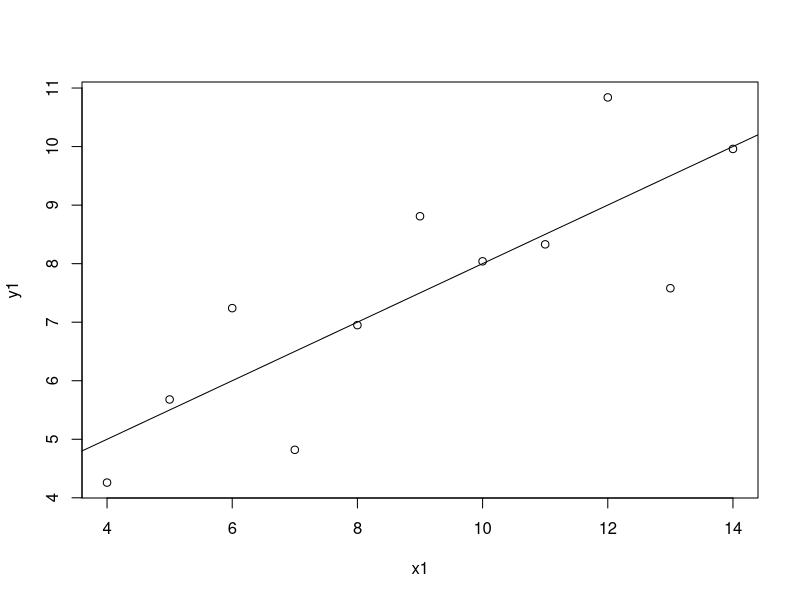
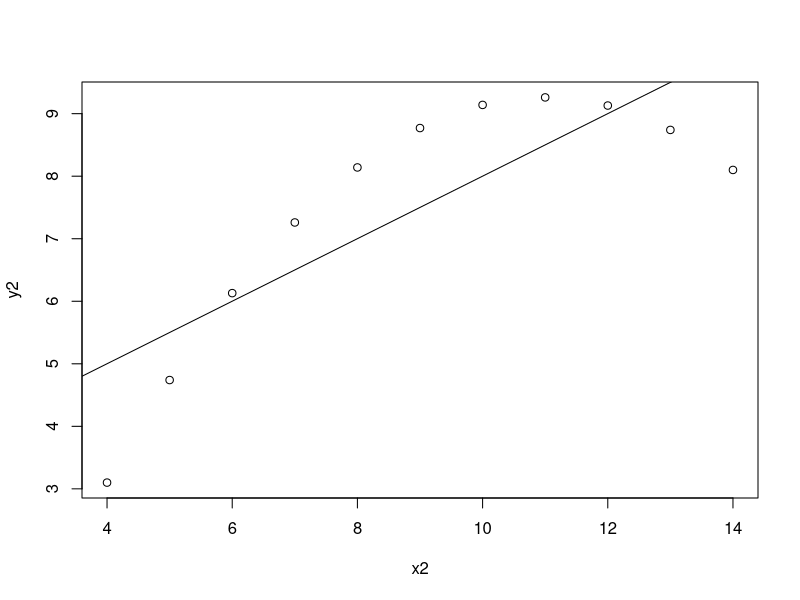
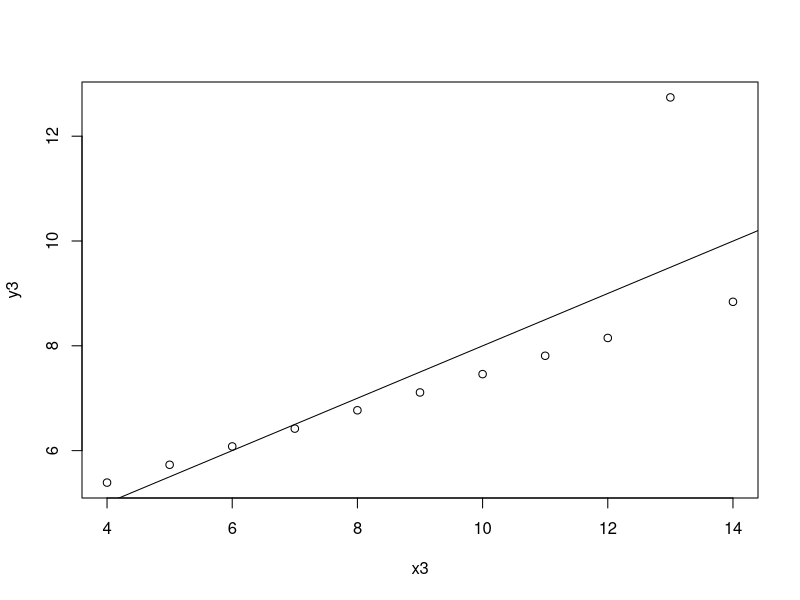
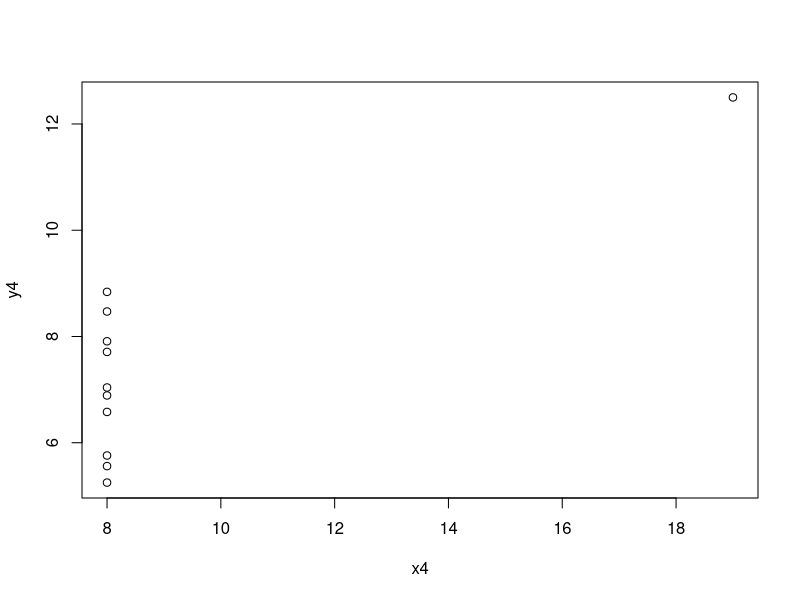

Here is the R script that generated these plots, in order: (Note: this script raises an error after producing the figures.)
View(anscombe)
#y1-x1
fit_1<-lm(y1~x1,data=anscombe)
summary(fit_1)
#y2-x2
fit_2<-lm(y2~x2,data=anscombe)
summary(fit_2)
#y3-x3
fit_3<-lm(y3~x3,data=anscombe)
summary(fit_3)
#plot y1-x1
plot(y1~x1,data=anscombe)
abline(fit_1)
#plot y2-x2
plot(y2~x2,data=anscombe)
abline(fit_2)
#plot y3-x3
plot(y3~x3,data=anscombe)
abline(fit_3)
#plot y4-x4
plot(y4~x4,data=anscombe)
abline(fit_4)

